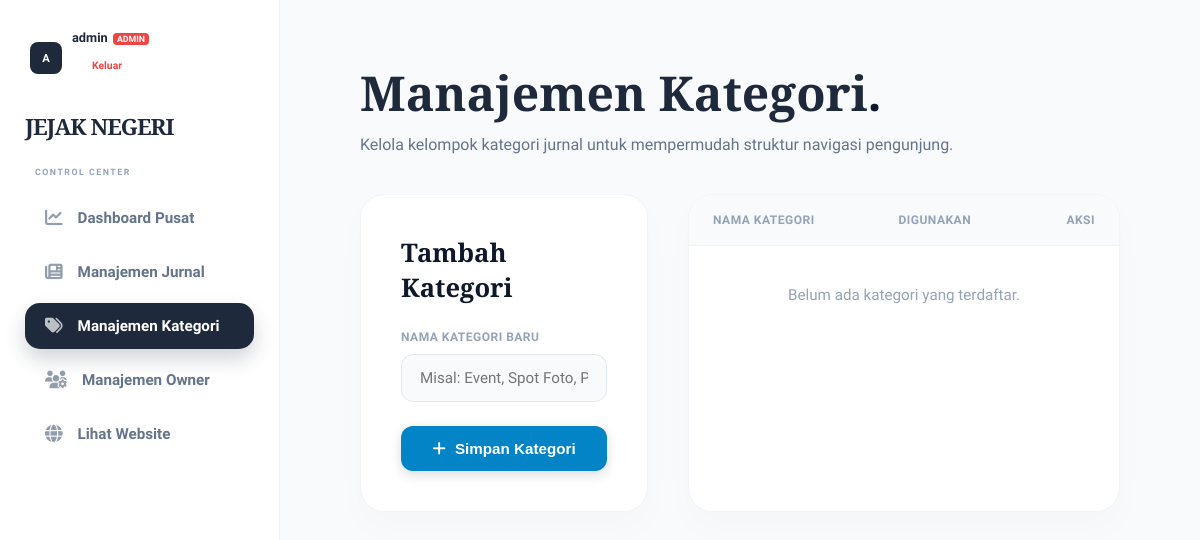
Before: /manage_categories.php (signed in) with the older database file.
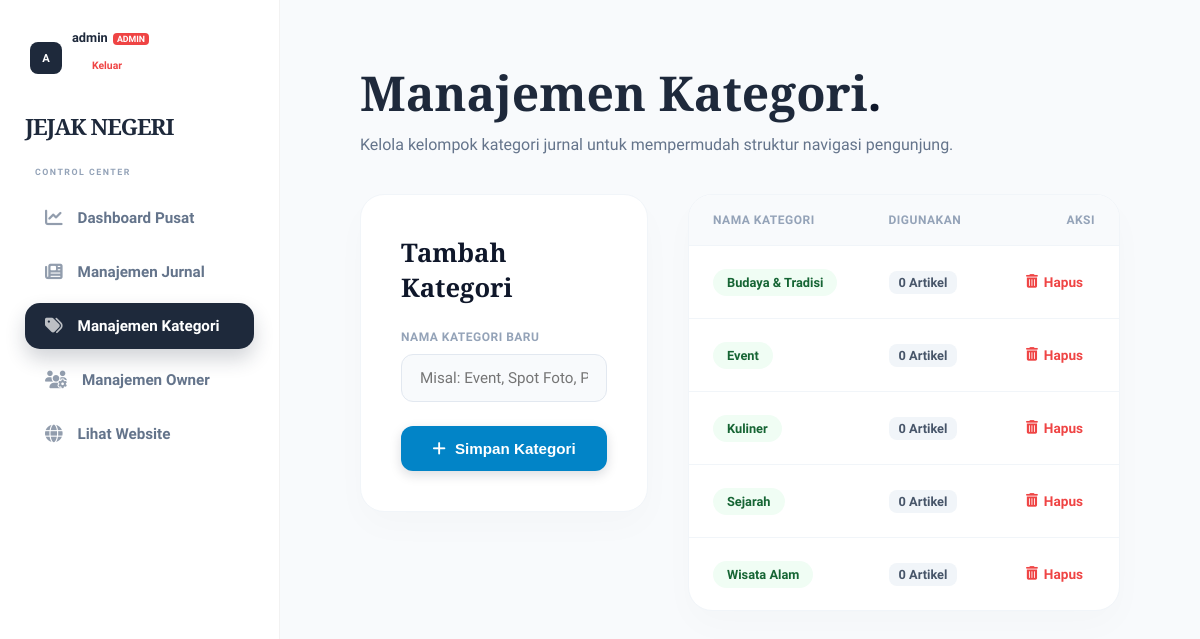
After: the same page with the newer database file.
### tables this page shows
CREATE TABLE `categories` (
  `id` int NOT NULL,
  `name` varchar(50) NOT NULL,
  `created_at` timestamp NULL DEFAULT CURRENT_TIMESTAMP
);

### manage_categories.php (the view, shortened to what this page needs)
<?php
include 'db_config.php';
$query = "SELECT c.id, c.name, COUNT(a.id) AS total_articles
          FROM categories c
          LEFT JOIN articles a ON c.name COLLATE utf8mb4_general_ci = a.category COLLATE utf8mb4_general_ci
          GROUP BY c.id ORDER BY c.name ASC";
$cat_res = mysqli_query($conn, $query);
?>
<!DOCTYPE html>
<html lang="id">
<head>
    <link rel="stylesheet" href="https://cdnjs.cloudflare.com/ajax/libs/font-awesome/6.4.0/css/all.min.css">
    <link rel="stylesheet" href="style.css?v=1.5">
</head>
<body style="background: #f8fafc;">
    <?php include 'sidebar.php'; ?>
    <main class="content-area-with-sidebar" style="padding: 60px 80px;">
        <div style="margin-bottom: 40px;">
            <h1 style="font-family: 'Playfair Display', serif; font-size: 3rem; margin: 0 0 10px 0; font-weight: 700;">Manajemen Kategori<span style="color: #0f172a;">.</span></h1>
            <p style="color: #64748b; margin: 0;">Kelola kelompok kategori jurnal untuk mempermudah struktur navigasi pengunjung.</p>
        </div>
        <div class="dashboard-grid">
            <div class="form-container">
                <h3>Tambah Kategori</h3>
                <form action="manage_categories.php" method="POST">
                    <div class="input-wrap">
                        <label>Nama Kategori Baru</label>
                        <input type="text" name="category_name" class="dash-input" placeholder="Misal: Event, Spot Foto, Penginapan" autocomplete="off" required>
                    </div>
                    <button type="submit" name="add_category" class="btn-submit">
                        <i class="fas fa-plus" style="margin-right: 5px;"></i> Simpan Kategori
                    </button>
                </form>
            </div>
            <div class="table-container">
                <table>
                    <thead>
                        <tr>
                            <th>Nama Kategori</th>
                            <th>Digunakan</th>
                            <th style="text-align: right;">Aksi</th>
                        </tr>
                    </thead>
                    <tbody>
                        <?php while($cat = mysqli_fetch_assoc($cat_res)): ?>
                        <tr>
                            <td>
                                <span class="badge-category"><?= htmlspecialchars($cat['name']) ?></span>
                            </td>
                            <td>
                                <span class="badge-count"><?= $cat['total_articles'] ?> Artikel</span>
                            </td>
                            <td style="text-align: right;">
                                <?php if (strtolower($cat['name']) != 'umum'): ?>
                                    <a href="manage_categories.php?delete=<?= $cat['id'] ?>"
                                       onclick="return confirm('Hapus kategori ini? Artikel di dalamnya otomatis dipindahkan ke kategori \'Umum\'.')"
                                       class="btn-delete">
                                        <i class="fas fa-trash-alt"></i> Hapus
                                    </a>
                                <?php else: ?>
                                    <span style="font-size: 0.8rem; color: #94a3b8; font-style: italic; padding-right: 12px;">Sistem (Kunci)</span>
                                <?php endif; ?>
                            </td>
                        </tr>
                        <?php endwhile; ?>
                        <?php if(mysqli_num_rows($cat_res) == 0): ?>
                        <tr>
                            <td colspan="3" style="text-align: center; padding: 40px; color: #94a3b8;">Belum ada kategori yang terdaftar.</td>
                        </tr>
                        <?php endif; ?>
                    </tbody>
                </table>
            </div>
        </div>
    </main>
</body>
</html>

### sidebar.php (shortened to what this page needs)
<?php
$current_page = basename($_SERVER['PHP_SELF']);
$role = $_SESSION['role'] ?? 'user';
$is_admin = ($role == 'admin');
$public_pages = ['beranda.php', 'wisata.php', 'kuliner.php', 'penginapan.php', 'artikel.php', 'kontak.php', 'detail.php', 'article_detail.php'];
$is_on_public_page = in_array($current_page, $public_pages);
?>
<aside class="sidebar">
    <div class="sidebar-auth-section" style="margin-bottom: 25px; padding: 0 5px;">
        <?php if (isset($_SESSION['username'])): ?>
            <div class="compact-profile" style="display: flex; align-items: center; gap: 10px;">
                <div style="width: 32px; height: 32px; background: var(--primary); border-radius: 8px; display: flex; align-items: center; justify-content: center; color: white; font-weight: 800; font-size: 0.7rem; flex-shrink: 0;">
                    <?= strtoupper(substr($_SESSION['username'], 0, 1)) ?>
                </div>
                <div style="flex-grow: 1; min-width: 0;">
                    <p style="font-weight: 700; color: var(--primary); font-size: 0.8rem; white-space: nowrap; overflow: hidden; text-overflow: ellipsis; margin: 0;">
                        <?= htmlspecialchars($_SESSION['username']) ?>
                        <span style="font-size: 0.55rem; background: <?= $is_admin ? '#ef4444' : 'var(--nature)' ?>; color: white; padding: 1px 4px; border-radius: 4px; margin-left: 2px;"><?= strtoupper($role) ?></span>
                    </p>
                    <a href="logout.php" style="font-size: 0.65rem; color: #ef4444; text-decoration: none; font-weight: 600;">Keluar</a>
                </div>
            </div>
        <?php endif; ?>
    </div>
    <div class="brand" style="margin-bottom: 25px; font-size: 1.4rem;">JEJAK <span>NEGERI</span></div>
    <nav>
        <?php if ($is_admin && !$is_on_public_page): ?>
            <p style="font-size: 0.55rem; color: #94a3b8; text-transform: uppercase; font-weight: 800; letter-spacing: 1.5px; margin-bottom: 10px; padding-left: 10px;">Control Center</p>
            <a href="dashboard.php" class="<?= ($current_page == 'dashboard.php') ? 'active' : '' ?>"><i class="fas fa-chart-line"></i> Dashboard Pusat</a>
            <a href="manage_articles.php" class="<?= ($current_page == 'manage_articles.php') ? 'active' : '' ?>"><i class="fas fa-newspaper"></i> Manajemen Jurnal</a>
            <a href="manage_categories.php" class="<?= ($current_page == 'manage_categories.php') ? 'active' : '' ?>"><i class="fas fa-tags"></i> Manajemen Kategori</a>
            <a href="manage_owners.php" class="<?= ($current_page == 'manage_owners.php') ? 'active' : '' ?>"><i class="fas fa-users-cog"></i> Manajemen Owner</a>
            <a href="beranda.php" target="_blank"><i class="fas fa-globe"></i> Lihat Website</a>
        <?php endif; ?>
    </nav>
</aside>

### style.css (style rules this page uses)
:root { --primary: #1e293b; --accent: #0284c7; --nature: #059669; --bg-light: #f8fafc; --card-bg: #ffffff; --sidebar-width: 280px; --radius-lg: 30px; --radius-md: 20px; --shadow-soft: 0 10px 40px rgba(0,0,0,0.04); --transition: all 0.5s cubic-bezier(0.16, 1, 0.3, 1); }
* { margin: 0; padding: 0; box-sizing: border-box; -webkit-font-smoothing: antialiased; }
body { font-family: 'Plus Jakarta Sans', sans-serif; background-color: var(--bg-light); color: var(--primary); min-height: 100vh; overflow-x: hidden; }
.sidebar { width: var(--sidebar-width); height: 100vh; background: #ffffff; border-right: 1px solid rgba(0,0,0,0.05); position: fixed; top: 0; left: 0; z-index: 1000; padding: 30px 25px; display: flex; flex-direction: column; }
.sidebar .brand { font-family: 'Playfair Display', serif; font-size: 1.8rem; font-weight: 800; margin-bottom: 50px; color: var(--primary); letter-spacing: -1px; }
.sidebar nav { display: flex; flex-direction: column; gap: 8px; }
.sidebar a { text-decoration: none; color: #64748b; font-size: 0.95rem; font-weight: 600; padding: 14px 20px; border-radius: 15px; display: flex; align-items: center; gap: 15px; transition: var(--transition); }
.sidebar a i { font-size: 1.1rem; opacity: 0.7; }
.sidebar a.active { background: var(--primary); color: #ffffff; box-shadow: 0 10px 20px rgba(30, 41, 59, 0.2); }
.content-area-with-sidebar { margin-left: var(--sidebar-width); width: calc(100% - var(--sidebar-width)); min-height: 100vh; position: relative; }

### manage_categories.php (style rules this page uses)
body { font-family: 'Plus Jakarta Sans', sans-serif; background: #f8fafc; margin: 0; }
.dashboard-grid { display: grid; grid-template-columns: 1fr; gap: 40px; margin-top: 20px; }
@media (min-width: 1024px) { .dashboard-grid { grid-template-columns: 4fr 6fr; } }
.form-container { background: white; padding: 40px; border-radius: 24px; box-shadow: 0 15px 35px rgba(0,0,0,0.02); height: fit-content; border: 1px solid #f1f5f9; }
.form-container h3 { font-family: 'Playfair Display', serif; font-size: 1.6rem; margin-top: 0; margin-bottom: 25px; color: #0f172a; }
.input-wrap { margin-bottom: 24px; }
.input-wrap label { display: block; font-size: 0.75rem; font-weight: 700; color: #94a3b8; margin-bottom: 10px; text-transform: uppercase; letter-spacing: 0.5px; }
.dash-input { width: 100%; padding: 14px 18px; border-radius: 12px; border: 1.5px solid #e2e8f0; background: #f8fafc; font-family: inherit; font-size: 0.95rem; color: #334155; transition: all 0.3s ease; box-sizing: border-box; }
.btn-submit { width: 100%; padding: 14px; border: none; background: var(--accent, #0f172a); color: white; font-weight: 700; font-size: 0.95rem; border-radius: 12px; cursor: pointer; transition: all 0.3s ease; box-shadow: 0 4px 12px rgba(15, 23, 42, 0.15); }
.table-container { background: white; border-radius: 24px; overflow: hidden; box-shadow: 0 15px 35px rgba(0,0,0,0.02); border: 1px solid #f1f5f9; }
table { width: 100%; border-collapse: collapse; }
th { background: #f8fafc; padding: 18px 24px; text-align: left; font-size: 0.75rem; text-transform: uppercase; color: #94a3b8; font-weight: 800; letter-spacing: 0.5px; border-bottom: 1px solid #f1f5f9; }
td { padding: 20px 24px; border-bottom: 1px solid #f1f5f9; font-size: 0.95rem; color: #334155; vertical-align: middle; }
tr:last-child td { border-bottom: none; }
.badge-category { background: #f0fdf4; color: #166534; padding: 6px 14px; border-radius: 20px; font-size: 0.8rem; font-weight: 700; display: inline-block; }
.badge-count { background: #f1f5f9; color: #475569; padding: 4px 10px; border-radius: 8px; font-size: 0.8rem; font-weight: 600; }
.btn-delete { color: #ef4444; text-decoration: none; font-weight: 700; font-size: 0.85rem; padding: 8px 12px; border-radius: 8px; transition: all 0.2s ease; display: inline-flex; align-items: center; gap: 6px; }

Changed rows visible on the page:
added categories: name "Budaya & Tradisi", total_articles "0"
added categories: name "Event", total_articles "0"
added categories: name "Kuliner", total_articles "0"
added categories: name "Sejarah", total_articles "0"
added categories: name "Wisata Alam", total_articles "0"
Other visible differences:
text no longer shown: "Belum ada kategori yang terdaftar."
